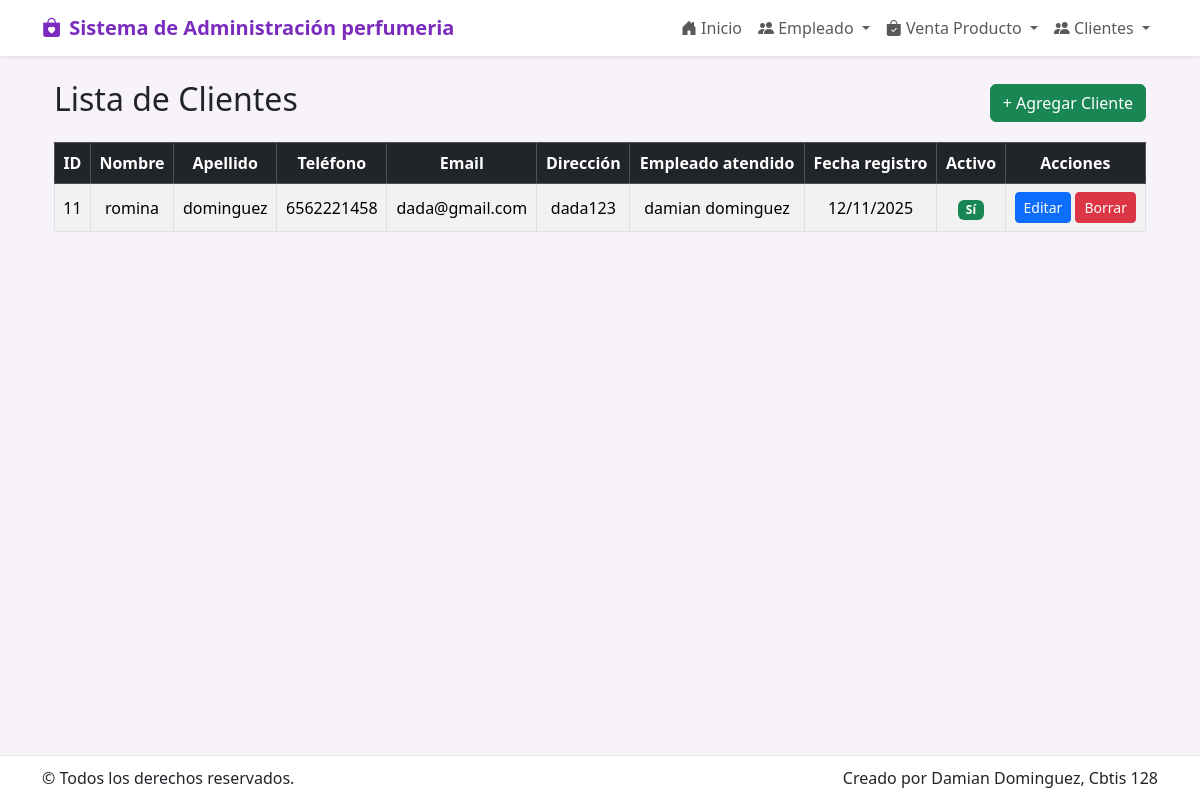
The page /cliente/ on the database as committed earlier.
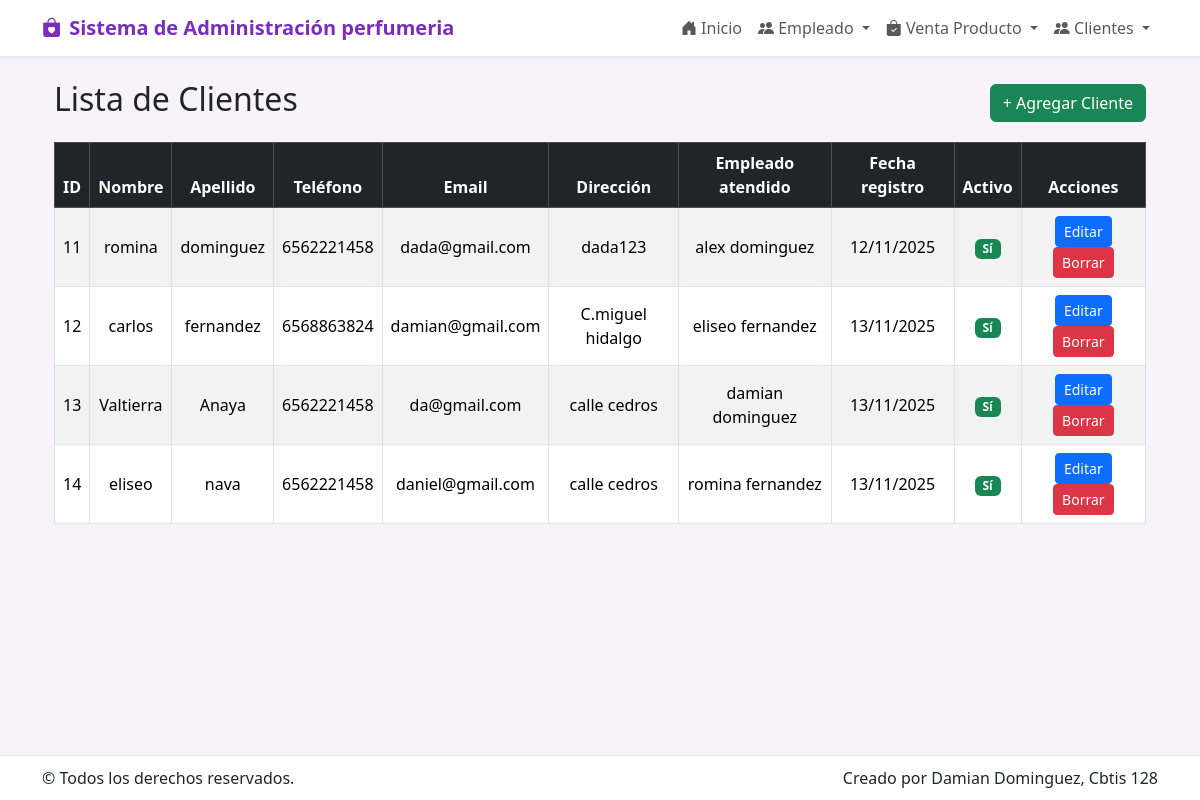
The same page on the database as committed later.
### app_perfumeria/models.py (models this page shows, shortened)
class Cliente(models.Model):
    nombre = models.CharField(max_length=100)
    apellido = models.CharField(max_length=100)
    telefono = models.CharField(max_length=20, blank=True, null=True)
    email = models.EmailField(blank=True, null=True)
    direccion = models.CharField(max_length=250, blank=True, null=True)
    fecha_registro = models.DateField(auto_now_add=True)
    empleado = models.ForeignKey(
        Empleado, on_delete=models.SET_NULL, blank=True, null=True, related_name='clientes_atendidos'
    )
    activo = models.BooleanField(default=True)

class Empleado(models.Model):
    nombre = models.CharField(max_length=100)
    apellido = models.CharField(max_length=100)
    puesto = models.CharField(max_length=100)
    telefono = models.CharField(max_length=20, blank=True, null=True)
    email = models.EmailField(blank=True, null=True)
    fecha_nacimiento = models.DateField(blank=True, null=True)        # Campo editable
    fecha_contratacion = models.DateField(blank=True, null=True)      # Campo editable
    activo = models.BooleanField(default=True)

### app_perfumeria/views.py (the view)
# urls.py: path('cliente/', views.ver_cliente, name='ver_cliente'),
def ver_cliente(request):
    clientes = Cliente.objects.all()
    return render(request, 'cliente/ver_cliente.html', {'clientes': clientes})

### app_perfumeria/templates/cliente/ver_cliente.html (shortened to what this page needs)
{% extends 'base.html' %}
{% block content %}
<div class="container mt-4">
  <div class="d-flex justify-content-between align-items-center mb-3">
    <h2>Lista de Clientes</h2>
    <a href="{% url 'agregar_cliente' %}" class="btn btn-success">+ Agregar Cliente</a>
  </div>
  <div class="table-responsive">
    <table class="table table-bordered table-striped align-middle text-center">
      <thead class="table-dark">
        <tr>
          <th>ID</th>
          <th>Nombre</th>
          <th>Apellido</th>
          <th>Teléfono</th>
          <th>Email</th>
          <th>Dirección</th>
          <th>Empleado atendido</th>
          <th>Fecha registro</th>
          <th>Activo</th>
          <th>Acciones</th>
        </tr>
      </thead>
      <tbody>
        {% for c in clientes %}
        <tr>
          <td>{{ c.id }}</td>
          <td>{{ c.nombre }}</td>
          <td>{{ c.apellido }}</td>
          <td>{{ c.telefono|default:"-" }}</td>
          <td>{{ c.email|default:"-" }}</td>
          <td>{{ c.direccion|default:"-" }}</td>
          <td>
            {% if c.empleado %}
              {{ c.empleado.nombre }} {{ c.empleado.apellido }}
            {% else %}
              -
            {% endif %}
          </td>
          <td>
            {% if c.fecha_registro %}
              {{ c.fecha_registro|date:"d/m/Y" }}
            {% else %}
              -
            {% endif %}
          </td>
          <td>
            {% if c.activo %}
              <span class="badge bg-success">Sí</span>
            {% else %}
              <span class="badge bg-secondary">No</span>
            {% endif %}
          </td>
          <td>
            <a href="{% url 'actualizar_cliente' c.id %}" class="btn btn-primary btn-sm">Editar</a>
            <a href="{% url 'borrar_cliente' c.id %}" class="btn btn-danger btn-sm">Borrar</a>
          </td>
        </tr>
        {% empty %}
        <tr>
          <td colspan="10" class="text-center">No hay clientes registrados.</td>
        </tr>
        {% endfor %}
      </tbody>
    </table>
  </div>
</div>
{% endblock %}

### app_perfumeria/templates/base.html (shortened to what this page needs)
<!doctype html>
<html lang="es">
  <head>
    <link href="https://cdn.jsdelivr.net/npm/bootstrap@5.3.2/dist/css/bootstrap.min.css" rel="stylesheet">
    <link href="https://cdn.jsdelivr.net/npm/bootstrap-icons@1.10.5/font/bootstrap-icons.css" rel="stylesheet">
  </head>
  <body>
    {% include 'navbar.html' %}
    <div class="container container-main mt-4">
      {% block content %}{% endblock %}
    </div>
    {% include 'footer.html' %}
  </body>
</html>

### app_perfumeria/templates/navbar.html (shortened to what this page needs)
<nav class="navbar navbar-expand-lg navbar-light bg-white shadow-sm">
    <div class="container">
      <a class="navbar-brand d-flex align-items-center" href="{% url 'inicio_perfumeria' %}">
        <i class="bi bi-bag-heart-fill me-2" style="font-size:1.2rem;color:var(--morado)"></i>
        <span style="font-weight:700;color:var(--morado)">Sistema de Administración perfumeria</span>
      </a>
      <div class="collapse navbar-collapse" id="navMenu">
        <ul class="navbar-nav ms-auto">
          <li class="nav-item"><a class="nav-link" href="{% url 'inicio_perfumeria' %}"><i class="bi bi-house-door-fill"></i> Inicio</a></li>
          <li class="nav-item dropdown">
            <a class="nav-link dropdown-toggle" href="#" role="button" data-bs-toggle="dropdown">
              <i class="bi bi-people-fill"></i> Empleado
            </a>
          </li>
<li class="nav-item dropdown">
  <a class="nav-link dropdown-toggle" href="#" role="button" data-bs-toggle="dropdown">
    <i class="bi bi-bag-check-fill"></i> Venta Producto
  </a>
</li>
          <li class="nav-item dropdown">
            <a class="nav-link dropdown-toggle" href="#" role="button" data-bs-toggle="dropdown">
              <i class="bi bi-people-fill"></i> Clientes
            </a>
          </li>
        </ul>
      </div>
    </div>
  </nav>

### app_perfumeria/templates/footer.html
<footer class="footer-fixed">
    <div class="container d-flex justify-content-between">
      <div>© {{ now.year }} Todos los derechos reservados.</div>
      <div>Creado por Damian Dominguez, Cbtis 128</div>
    </div>
  </footer>

### app_perfumeria/templates/base.html (style rules this page uses)
:root { --morado: #7b2cbf; --rosa: #ff6bcb; --suave: #f8f2fb; }
body { background: var(--suave); }
.footer-fixed { position: fixed; left:0; bottom:0; width:100%; background:#fff; border-top:1px solid #eaeaea; padding:10px 0; }
.container-main { padding-bottom:80px; }

Rows that differ between the two databases and show on the page:
changed through a linked row, Cliente "dada@gmail.com": empleado.nombre "damian" → "alex"
added Cliente: id "12", nombre "carlos", apellido "fernandez", telefono "6568863824", email "damian@gmail.com", direccion "C.miguel hidalgo", empleado.nombre "eliseo", empleado.apellido "fernandez", fecha_registro "13/11/2025", activo "Sí"
added Cliente: id "13", nombre "Valtierra", apellido "Anaya", telefono "6562221458", email "da@gmail.com", direccion "calle cedros", empleado.nombre "damian", empleado.apellido "dominguez", fecha_registro "13/11/2025", activo "Sí"
added Cliente: id "14", nombre "eliseo", apellido "nava", telefono "6562221458", email "daniel@gmail.com", direccion "calle cedros", empleado.nombre "romina", empleado.apellido "fernandez", fecha_registro "13/11/2025", activo "Sí"
